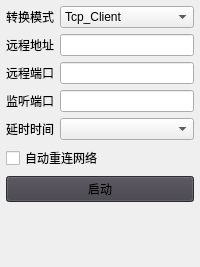
             <widget class="QWidget" name="tab_2">
              <attribute name="title">
               <string>网络配置</string>
              </attribute>
              <layout class="QGridLayout" name="gridLayout_4">
               <property name="leftMargin">
                <number>6</number>
               </property>
               <property name="topMargin">
                <number>6</number>
               </property>
               <property name="rightMargin">
                <number>6</number>
               </property>
               <property name="bottomMargin">
                <number>6</number>
               </property>
               <item row="0" column="0" colspan="2">
                <layout class="QGridLayout" name="gridLayout_6">
                 <item row="3" column="0">
                  <widget class="QLabel" name="labListenPort">
                   <property name="minimumSize">
                    <size>
                     <width>0</width>
                     <height>18</height>
                    </size>
                   </property>
                   <property name="maximumSize">
                    <size>
                     <width>16777215</width>
                     <height>18</height>
                    </size>
                   </property>
                   <property name="styleSheet">
                    <string notr="true">font: 9pt &quot;微软雅黑&quot;;</string>
                   </property>
                   <property name="text">
                    <string>监听端口</string>
                   </property>
                  </widget>
                 </item>
                 <item row="1" column="0">
                  <widget class="QLabel" name="labServerIP">
                   <property name="minimumSize">
                    <size>
                     <width>0</width>
                     <height>18</height>
                    </size>
                   </property>
                   <property name="maximumSize">
                    <size>
                     <width>16777215</width>
                     <height>18</height>
                    </size>
                   </property>
                   <property name="styleSheet">
                    <string notr="true">font: 9pt &quot;微软雅黑&quot;;</string>
                   </property>
                   <property name="text">
                    <string>远程地址</string>
                   </property>
                  </widget>
                 </item>
                 <item row="4" column="1">
                  <widget class="QComboBox" name="cboxSleepTime1"/>
                 </item>
                 <item row="1" column="1">
                  <widget class="QLineEdit" name="txtServerIP1">
                   <property name="text">
                    <string/>
                   </property>
                  </widget>
                 </item>
                 <item row="2" column="0">
                  <widget class="QLabel" name="labServerPort">
                   <property name="minimumSize">
                    <size>
                     <width>0</width>
                     <height>18</height>
                    </size>
                   </property>
                   <property name="maximumSize">
                    <size>
                     <width>16777215</width>
                     <height>18</height>
                    </size>
                   </property>
                   <property name="styleSheet">
                    <string notr="true">font: 9pt &quot;微软雅黑&quot;;</string>
                   </property>
                   <property name="text">
                    <string>远程端口</string>
                   </property>
                  </widget>
                 </item>
                 <item row="2" column="1">
                  <widget class="QLineEdit" name="txtServerPort1">
                   <property name="text">
                    <string/>
                   </property>
                  </widget>
                 </item>
                 <item row="4" column="0">
                  <widget class="QLabel" name="labSleepTime">
                   <property name="minimumSize">
                    <size>
                     <width>0</width>
                     <height>18</height>
                    </size>
                   </property>
                   <property name="maximumSize">
                    <size>
                     <width>16777215</width>
                     <height>18</height>
                    </size>
                   </property>
                   <property name="styleSheet">
                    <string notr="true">font: 9pt &quot;微软雅黑&quot;;</string>
                   </property>
                   <property name="text">
                    <string>延时时间</string>
                   </property>
                  </widget>
                 </item>
                 <item row="3" column="1">
                  <widget class="QLineEdit" name="txtListenPort1"/>
                 </item>
                 <item row="0" column="0">
                  <widget class="QLabel" name="labMode">
                   <property name="minimumSize">
                    <size>
                     <width>0</width>
                     <height>18</height>
                    </size>
                   </property>
                   <property name="maximumSize">
                    <size>
                     <width>16777215</width>
                     <height>18</height>
                    </size>
                   </property>
                   <property name="styleSheet">
                    <string notr="true">font: 9pt &quot;微软雅黑&quot;;</string>
                   </property>
                   <property name="text">
                    <string>转换模式</string>
                   </property>
                  </widget>
                 </item>
                 <item row="0" column="1">
                  <widget class="QComboBox" name="cboxMode1">
                   <item>
                    <property name="text">
                     <string>Tcp_Client</string>
                    </property>
                   </item>
                   <item>
                    <property name="text">
                     <string>Tcp_Server</string>
                    </property>
                   </item>
                   <item>
                    <property name="text">
                     <string>Udp_Client</string>
                    </property>
                   </item>
                   <item>
                    <property name="text">
                     <string>Udp_Server</string>
                    </property>
                   </item>
                  </widget>
                 </item>
                </layout>
               </item>
               <item row="2" column="0" colspan="2">
                <widget class="QPushButton" name="btnStart1">
                 <property name="minimumSize">
                  <size>
                   <width>0</width>
                   <height>20</height>
                  </size>
                 </property>
                 <property name="maximumSize">
                  <size>
                   <width>234</width>
                   <height>16777215</height>
                  </size>
                 </property>
                 <property name="styleSheet">
                  <string notr="true">background-color: rgb(65, 62, 71);</string>
                 </property>
                 <property name="text">
                  <string>启动</string>
                 </property>
                </widget>
               </item>
               <item row="3" column="0" colspan="2">
                <spacer name="verticalSpacer_3">
                 <property name="orientation">
                  <enum>Qt::Vertical</enum>
                 </property>
                 <property name="sizeHint" stdset="0">
                  <size>
                   <width>20</width>
                   <height>59</height>
                  </size>
                 </property>
                </spacer>
               </item>
               <item row="1" column="0" colspan="2">
                <widget class="QCheckBox" name="ckAutoConnect1">
                 <property name="text">
                  <string>自动重连网络</string>
                 </property>
                </widget>
               </item>
              </layout>
             </widget>
